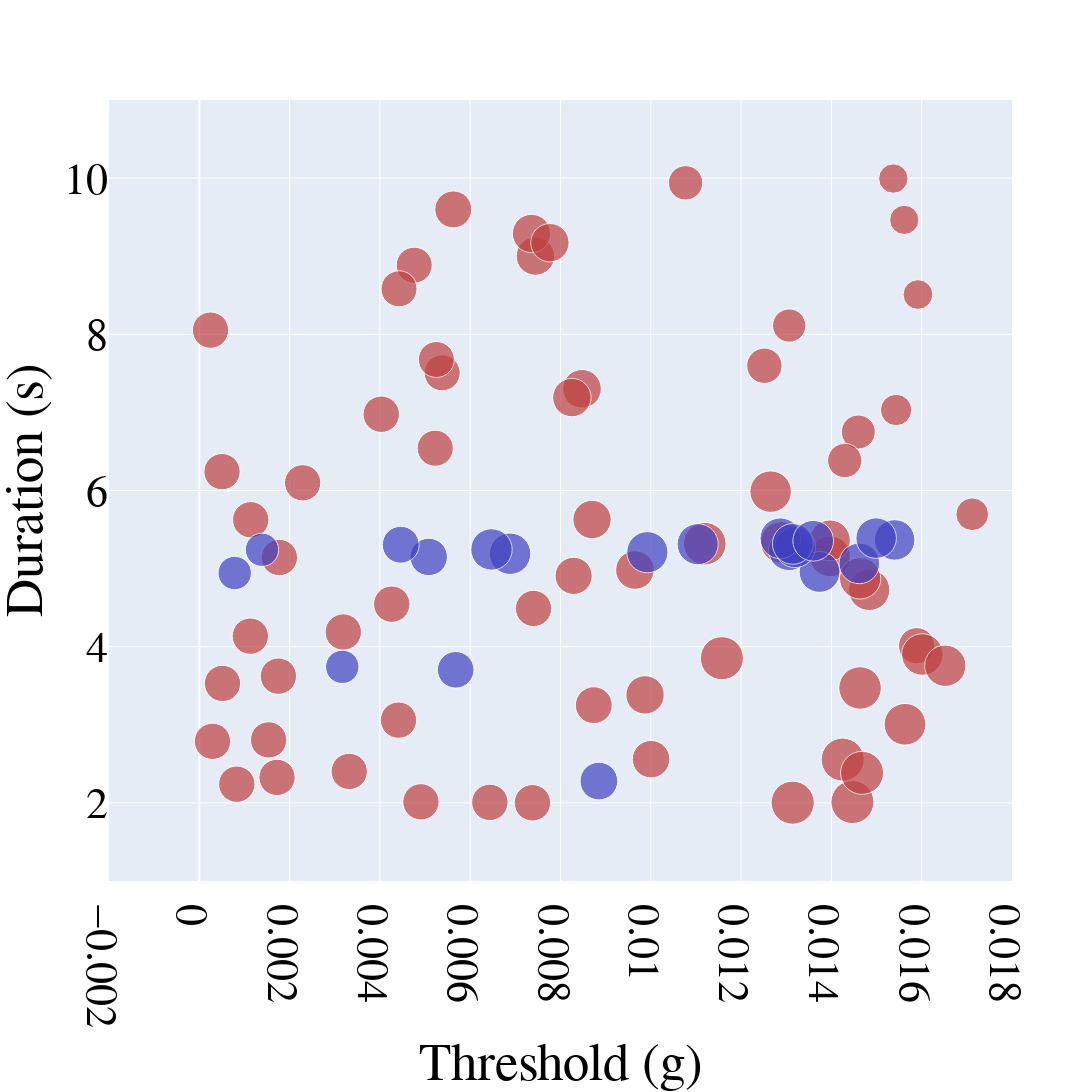

The notebook cell this image was saved under:
### Code cell
import plotly.graph_objects as go
import numpy as np

# Function to map a value in [1, 65] to a saturation percentage between 30% and 100%
def value_to_saturation(val, min_val=1, max_val=65, min_sat=0.5, max_sat=1.0, gamma=2):
    """
    Normalize the value to [0, 1], then apply a gamma transformation
    to obtain a non-linear mapping, and finally scale to [min_sat, max_sat].
    """
    norm = (val - min_val) / (max_val - min_val)
    sat = min_sat + (norm ** gamma) * (max_sat - min_sat)
    return round(sat * 100, 1)  # Return as percentage

# For R_PRE (red): use hue=0 and apply the saturation mapping to each third-column value
colors_red = [f'hsl(0, {value_to_saturation(val)}%, 50%)' for val in R_PRE[:, 2]]

# For R_ONB (blue): use hue=240 and apply the saturation mapping to each third-column value
colors_blue = [f'hsl(240, {value_to_saturation(val)}%, 50%)' for val in R_ONB[:, 2]]

# Font customization variables
font_family = "Times New Roman"
font_size = 44
font_color = "black"

# Create figure object
fig = go.Figure()

# Add first dataset R_PRE (red)
fig.add_trace(go.Scatter(
    x=R_PRE[:, 0],       # x-axis: threshold (first column)
    y=R_PRE[:, 1],       # y-axis: duration (second column)
    mode='markers',      # markers only
    marker=dict(
        size=R_PRE[:, 2] * 40,  # marker size scaled from the third column values
        color=colors_red        # marker color with saturation based on non-linear mapping
    ),
    name='R_PRE'
))

# Add second dataset R_ONB (blue)
fig.add_trace(go.Scatter(
    x=R_ONB[:, 0],       # x-axis: threshold (first column)
    y=R_ONB[:, 1],       # y-axis: duration (second column)
    mode='markers',      # markers only
    marker=dict(
        size=R_ONB[:, 2] * 40,  # marker size scaled from the third column values
        color=colors_blue       # marker color with saturation based on non-linear mapping
    ),
    name='R_ONB'
))

# Update overall layout: set font, square canvas, axis labels, and hide legend
fig.update_layout(
    font=dict(
        family=font_family,
        size=font_size,
        color=font_color
    ),
    width=1600,
    height=1600,
    showlegend=False,
    xaxis_title="Threshold (g)",
    yaxis_title="Duration (s)"
)

# Update x-axis range and tick font
fig.update_xaxes(
    range=[-0.002, 0.018],
    tickfont=dict(family=font_family, size=font_size, color=font_color)
)

# Update y-axis range and tick font
fig.update_yaxes(
    range=[1, 11],
    tickfont=dict(family=font_family, size=font_size, color=font_color)
)

# save the plot as png
# fig.write_image("overview.png")

# Show plot
fig.show()

### Figure 1 — Plotly figure (JSON) as saved in the notebook; plotly's stock layout.template omitted (floating-point values rounded to 4 significant figures)
{"data": [{"marker": {"color": ["hsl(0, 50.0%, 50%)", "hsl(0, 50.0%, 50%)", "hsl(0, 50.0%, 50%)", "hsl(0, 50.0%, 50%)", "hsl(0, 50.0%, 50%)", "hsl(0, 50.0%, 50%)", "hsl(0, 50.0%, 50%)", "hsl(0, 50.0%, 50%)", "hsl(0, 50.0%, 50%)", "hsl(0, 50.0%, 50%)", "hsl(0, 50.0%, 50%)", "hsl(0, 50.0%, 50%)", "hsl(0, 50.0%, 50%)", "hsl(0, 50.0%, 50%)", "hsl(0, 50.0%, 50%)", "hsl(0, 50.0%, 50%)", "hsl(0, 50.0%, 50%)", "hsl(0, 50.0%, 50%)", "hsl(0, 50.0%, 50%)", "hsl(0, 50.0%, 50%)", "hsl(0, 50.0%, 50%)", "hsl(0, 50.0%, 50%)", "hsl(0, 50.0%, 50%)", "hsl(0, 50.0%, 50%)", "hsl(0, 50.0%, 50%)", "hsl(0, 50.0%, 50%)", "hsl(0, 50.0%, 50%)", "hsl(0, 50.0%, 50%)", "hsl(0, 50.0%, 50%)", "hsl(0, 50.0%, 50%)", "hsl(0, 50.0%, 50%)", "hsl(0, 50.0%, 50%)", "hsl(0, 50.0%, 50%)", "hsl(0, 50.0%, 50%)", "hsl(0, 50.0%, 50%)", "hsl(0, 50.0%, 50%)", "hsl(0, 50.0%, 50%)", "hsl(0, 50.0%, 50%)", "hsl(0, 50.0%, 50%)", "hsl(0, 50.0%, 50%)", "hsl(0, 50.0%, 50%)", "hsl(0, 50.0%, 50%)", "hsl(0, 50.0%, 50%)", "hsl(0, 50.0%, 50%)", "hsl(0, 50.0%, 50%)", "hsl(0, 50.0%, 50%)", "hsl(0, 50.0%, 50%)", "hsl(0, 50.0%, 50%)", "hsl(0, 50.0%, 50%)", "hsl(0, 50.0%, 50%)", "hsl(0, 50.0%, 50%)", "hsl(0, 50.0%, 50%)", "hsl(0, 50.0%, 50%)", "hsl(0, 50.0%, 50%)", "hsl(0, 50.0%, 50%)", "hsl(0, 50.0%, 50%)", "hsl(0, 50.0%, 50%)", "hsl(0, 50.0%, 50%)", "hsl(0, 50.0%, 50%)", "hsl(0, 50.0%, 50%)", "hsl(0, 50.0%, 50%)", "hsl(0, 50.0%, 50%)", "hsl(0, 50.0%, 50%)", "hsl(0, 50.0%, 50%)", "hsl(0, 50.0%, 50%)"], "size": [36.31, 36.31, 36.11, 33.28, 34.38, 41.68, 42.56, 36.31, 36.31, 36.31, 36.31, 36.31, 41.21, 35.95, 38.35, 38.55, 36.31, 29.25, 36.31, 38.58, 36.42, 35.99, 36.31, 36.05, 36.24, 40.81, 36.31, 38.31, 36.24, 29.38, 33.96, 37.13, 41.47, 35.98, 43.0, 43.0, 41.4, 43.12, 36.31, 36.87, 29.69, 37.47, 36.38, 36.41, 32.72, 38.41, 36.31, 38.3, 43.06, 41.54, 42.48, 36.31, 36.31, 35.38, 38.36, 43.0, 34.27, 41.28, 38.34, 36.31, 31.4, 40.81, 41.34, 36.94, 36.42]}, "mode": "markers", "name": "R_PRE", "type": "scatter", "x": [0.00083, 0.002289, 0.005226, 0.01307, 0.01077, 0.01563, 0.0112, 0.003321, 0.0002483, 0.001535, 0.001752, 0.004412, 0.01484, 0.00476, 0.007444, 0.008476, 0.00319, 0.01561, 0.001138, 0.009648, 0.00403, 0.005379, 0.004909, 0.004424, 0.007403, 0.01397, 0.0005135, 0.008698, 0.01589, 0.01537, 0.0146, 0.008291, 0.01265, 0.00525, 0.01447, 0.01425, 0.01289, 0.01314, 0.000503, 0.008737, 0.01592, 0.01001, 0.004263, 0.006435, 0.01712, 0.008252, 0.001774, 0.007358, 0.01157, 0.01602, 0.01463, 0.00113, 0.0002924, 0.01252, 0.009872, 0.01468, 0.0143, 0.01652, 0.007765, 0.001722, 0.01543, 0.01397, 0.01464, 0.005625, 0.007379], "y": [2.24, 6.099, 6.541, 8.112, 9.939, 3.007, 5.319, 2.403, 8.053, 2.807, 3.623, 3.06, 4.727, 8.885, 9.002, 7.302, 4.188, 9.465, 5.626, 4.982, 6.977, 7.507, 2.014, 8.582, 4.49, 5.157, 3.53, 5.628, 4.012, 9.994, 6.749, 4.907, 5.986, 7.677, 2.011, 2.555, 5.336, 2.003, 6.241, 3.251, 8.509, 2.56, 4.545, 2.007, 5.696, 7.19, 5.142, 9.291, 3.853, 3.9, 3.472, 4.135, 2.788, 7.597, 3.383, 2.385, 6.384, 3.756, 9.173, 2.327, 7.031, 5.361, 4.875, 9.599, 2.002]}, {"marker": {"color": ["hsl(240, 50.0%, 50%)", "hsl(240, 50.0%, 50%)", "hsl(240, 50.0%, 50%)", "hsl(240, 50.0%, 50%)", "hsl(240, 50.0%, 50%)", "hsl(240, 50.0%, 50%)", "hsl(240, 50.0%, 50%)", "hsl(240, 50.0%, 50%)", "hsl(240, 50.0%, 50%)", "hsl(240, 50.0%, 50%)", "hsl(240, 50.0%, 50%)", "hsl(240, 50.0%, 50%)", "hsl(240, 50.0%, 50%)", "hsl(240, 50.0%, 50%)", "hsl(240, 50.0%, 50%)", "hsl(240, 50.0%, 50%)", "hsl(240, 50.0%, 50%)", "hsl(240, 50.0%, 50%)", "hsl(240, 50.0%, 50%)", "hsl(240, 50.0%, 50%)"], "size": [41.44, 40.64, 37.36, 36.6, 40.8, 41.2, 33.3, 40.78, 33.4, 37.69, 33.4, 40.77, 40.78, 40.47, 40.77, 41.03, 36.84, 40.7, 40.52, 41.4]}, "mode": "markers", "name": "R_ONB", "type": "scatter", "x": [0.006883, 0.01462, 0.005082, 0.005679, 0.01306, 0.009924, 0.001388, 0.01374, 0.0007844, 0.00885, 0.003166, 0.01319, 0.01287, 0.0154, 0.01315, 0.01104, 0.004461, 0.0136, 0.01499, 0.006472], "y": [5.19, 5.067, 5.149, 3.704, 5.235, 5.21, 5.241, 4.957, 4.943, 2.279, 3.742, 5.274, 5.388, 5.367, 5.316, 5.312, 5.306, 5.356, 5.39, 5.246]}], "layout": {"font": {"color": "black", "family": "Times New Roman", "size": 44}, "height": 1600, "showlegend": false, "width": 1600, "xaxis": {"range": [-0.002, 0.018], "tickfont": {"color": "black", "family": "Times New Roman", "size": 44}, "title": {"text": "Threshold (g)"}}, "yaxis": {"range": [1, 11], "tickfont": {"color": "black", "family": "Times New Roman", "size": 44}, "title": {"text": "Duration (s)"}}}}
